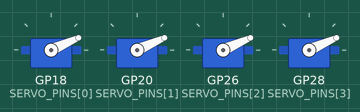
Recording of a program running on a simulated Raspberry Pi Pico running MicroPython. Shown: 4 × servo. Servo angles are drawn from the pulse width (0.5 ms = 0°, 2.5 ms = 180°).

Above: at 0.05 s.
At 0.7 s:
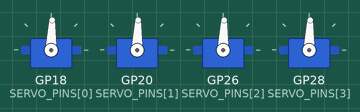
At 1.0 s:
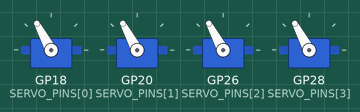
At 1.35 s:
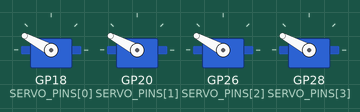
At 2.0 s:
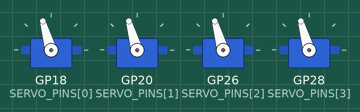
At 2.7 s:
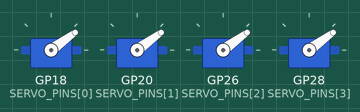
Timing chart, 0 to 6.6 s (numbered marks = the images above):
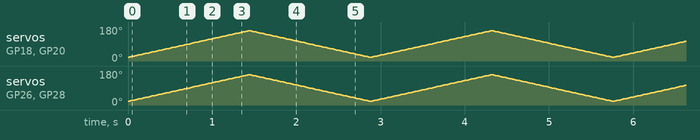

The program:

servoTest.py
```python
from machine import Pin, PWM
import time

# Servo-Setup
SERVO_PINS = [18, 20, 26, 28]
servos = []

# PWM-Frequenz für Servos (50Hz)
for pin_num in SERVO_PINS:
    pwm = PWM(Pin(pin_num))
    pwm.freq(50)
    servos.append(pwm)

# Servo-Winkel in Mikrosekunden-Puls umwandeln und setzen
def set_servo_angle(pwm, angle):
    # Bereich: -70° bis +70°, Offset 90° (Mittelstellung)
    total_angle = 90 + angle  # ergibt Bereich 20° bis 160°
    min_us = 500
    max_us = 2500
    us = min_us + (max_us - min_us) * total_angle // 180
    duty = int(us * 65535 // 20000)
    pwm.duty_u16(duty)

# Testbewegung: Hin- und Herfahren zwischen -70° und +70°
while True:
    # Vorwärts von -70 bis +70
    for angle in range(-70, 71, 2):
        for pwm in servos:
            set_servo_angle(pwm, angle)
        time.sleep(0.02)

    # Rückwärts von +70 bis -70
    for angle in range(70, -71, -2):
        for pwm in servos:
            set_servo_angle(pwm, angle)
        time.sleep(0.02)
```
